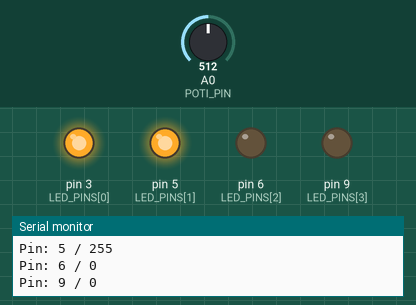
A program run on a simulated Arduino Uno, built with avr-gcc and run on an emulated ATmega328P. Parts: output pins drawn as LEDs (lit = HIGH), the last lines printed to the serial monitor. The test bench sets the inputs (shaded band); at power-on: A0 (POTI_PIN) = 512.

Above: at 2.8 s.
2.9 s: A0 (POTI_PIN) set to 716
At 4.1 s:
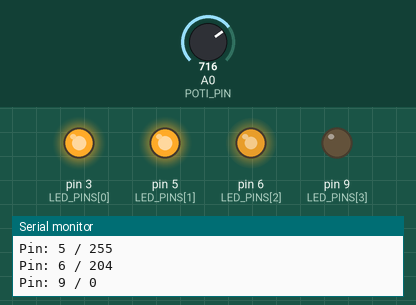
4.6 s: A0 (POTI_PIN) set to 900
At 6.2 s:
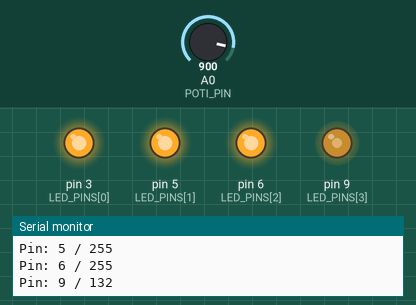
6.7 s: A0 (POTI_PIN) set to 1023
At 8.4 s:
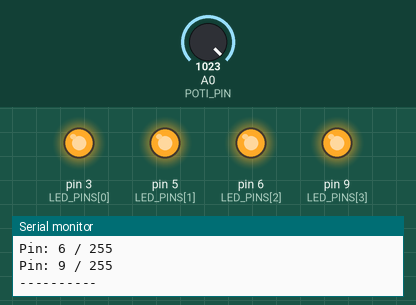
8.8 s: A0 (POTI_PIN) set to 245
At 10.4 s:
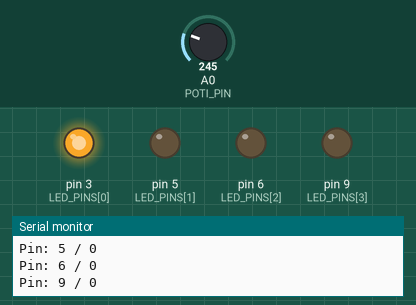
11.0 s: A0 (POTI_PIN) set to 265
At 12.1 s:
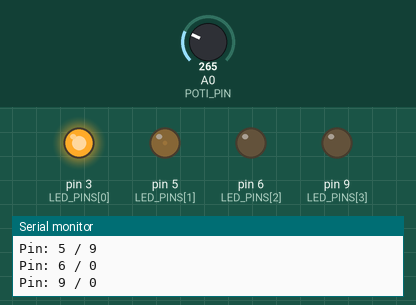
13.1 s: A0 (POTI_PIN) set to 122
At 15.0 s:
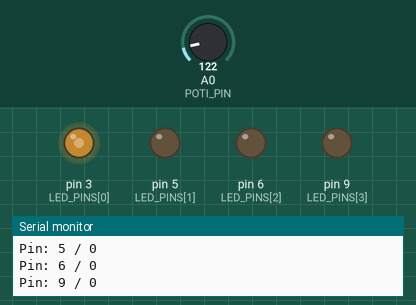
Timing chart, 0 to 16.2 s (numbered marks = the images above; inputs shaded):
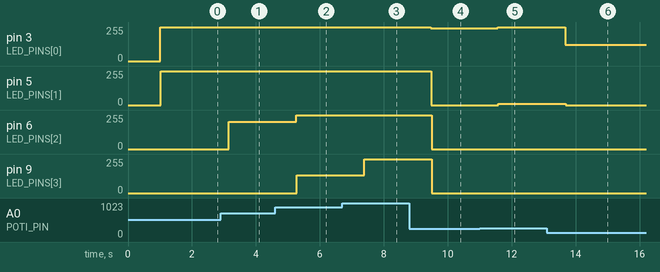

The program:

main.cpp
```cpp
#include <Arduino.h>
#include "timer.h"

const unsigned int POTI_PIN = A0;
const unsigned int LED_PINS[4] = {3, 5, 6, 9};

void setup()
{
  Serial.begin(9600);

  for (int pin = 0; pin < 4; pin++)
  {
    pinMode(LED_PINS[pin], OUTPUT);
  }
  pinMode(POTI_PIN, INPUT);
}

void loop()
{
  bool delayValue = timer(1000);

  if (delayValue)
  {
    int potiValue = analogRead(POTI_PIN);

    Serial.println("----------");
    Serial.print("gemessener Poti-Wert: ");
    Serial.println(potiValue);

    int pegel = potiValue * 4;

    Serial.print("Ermittelter Pegel: ");
    Serial.println(pegel);

    for (int ledIndex = 0; ledIndex < 4; ledIndex++)
    {
      int brightness = (pegel - ledIndex * 1023) / 4;
      if (brightness > 255)
      {
        brightness = 255;
      }
      else if (brightness < 0)
      {
        brightness = 0;
      }

      Serial.print("Pin: ");
      Serial.print(LED_PINS[ledIndex]);
      Serial.print(" / ");
      Serial.println(brightness);

      analogWrite(LED_PINS[ledIndex], brightness);
    }
  }
}
```

timer.h
```cpp
bool timer(unsigned long zeit);
```

timer.cpp
```cpp
#include <Arduino.h>

unsigned long timeout_start_time = 0;

bool timer(unsigned long zeit)
{
  unsigned long currentMillis = millis();

  if (timeout_start_time == 0)
  {
    timeout_start_time = currentMillis;
  }

  if (currentMillis > (timeout_start_time + zeit))
  {
    timeout_start_time = 0;
    return true;
  }
  return false;
}
```

Measured:
- after the input at 2.9 s, pin 6 (LED_PINS[2]): 0/255 → 204/255 after 0.25 s
- after the input at 4.6 s, pin 6 (LED_PINS[2]): 204/255 → 255/255 after 0.66 s; pin 9 (LED_PINS[3]): 0/255 → 132/255 after 0.68 s
- after the input at 6.7 s, pin 9 (LED_PINS[3]): 132/255 → 255/255 after 0.70 s
- after the input at 8.8 s, pin 3 (LED_PINS[0]): 255/255 → 245/255 after 0.67 s; pin 5 (LED_PINS[1]): 255/255 → 0/255 after 0.68 s; pin 6 (LED_PINS[2]): 255/255 → 0/255 after 0.69 s; pin 9 (LED_PINS[3]): 255/255 → 0/255 after 0.71 s
- after the input at 11.0 s, pin 3 (LED_PINS[0]): 245/255 → 255/255 after 0.57 s; pin 5 (LED_PINS[1]): 0/255 → 9/255 after 0.58 s
- after the input at 13.1 s, pin 3 (LED_PINS[0]): 255/255 → 122/255 after 0.57 s; pin 5 (LED_PINS[1]): 9/255 → 0/255 after 0.58 s
